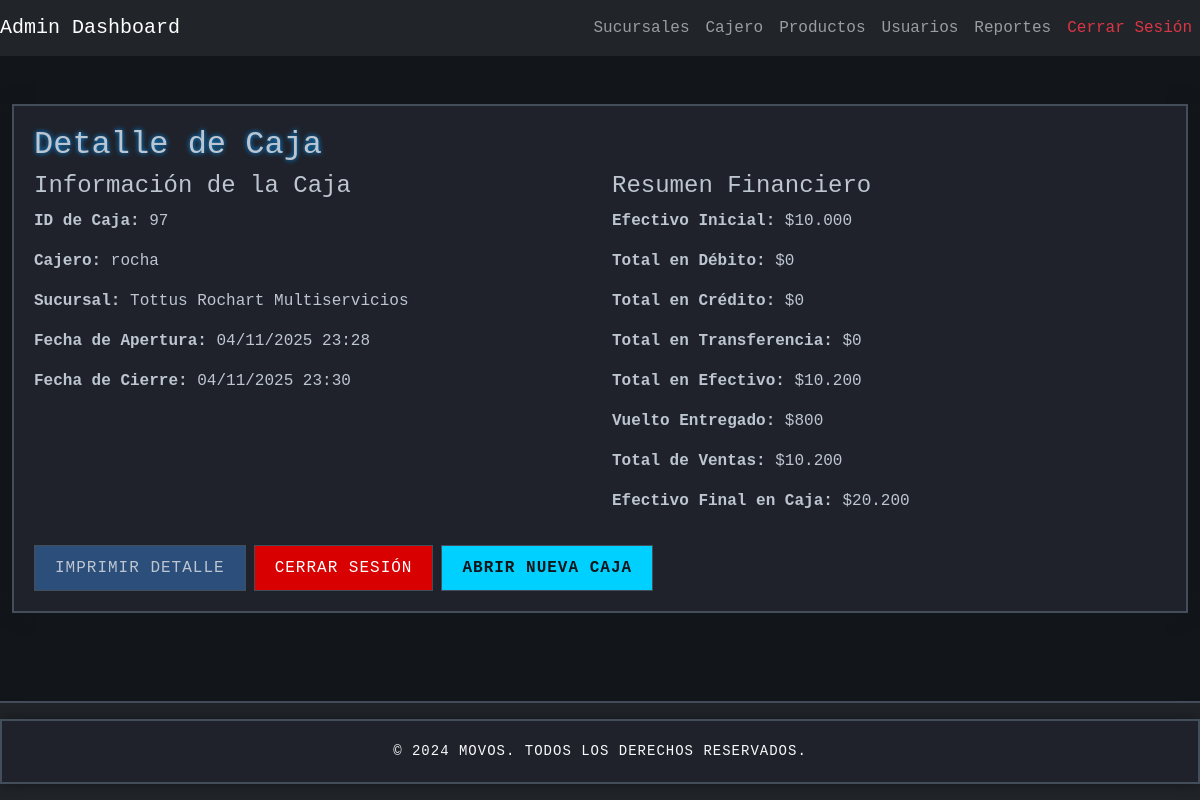
Screenshot of /cashier/detalle-caja/97/ (signed in) with the database file from the repository.
### cashier/models.py (models this page shows, shortened)
class AperturaCierreCaja(models.Model):
    vendedor = models.ForeignKey(
        settings.AUTH_USER_MODEL,
        on_delete=models.CASCADE,
        verbose_name='Vendedor'
    )
    sucursal = models.ForeignKey(Sucursal, on_delete=models.CASCADE)
    efectivo_inicial = models.DecimalField(max_digits=10, decimal_places=2, default=0)
    estado = models.CharField(max_length=20, default='abierta')  # valores: 'abierta' o 'cerrada'
    apertura = models.DateTimeField(auto_now_add=True)
    cierre = models.DateTimeField(null=True, blank=True)
    ventas_totales = models.DecimalField(max_digits=10, decimal_places=2, default=0)
    total_ventas_efectivo = models.DecimalField(max_digits=10, decimal_places=2, default=0)
    total_ventas_credito = models.DecimalField(max_digits=10, decimal_places=2, default=0)
    total_ventas_debito = models.DecimalField(max_digits=10, decimal_places=2, default=0)
    vuelto_entregado = models.DecimalField(max_digits=10, decimal_places=2, default=0)
    efectivo_final = models.DecimalField(max_digits=10, decimal_places=2, default=0)
    class Meta:
        constraints = [
            models.UniqueConstraint(
                fields=['sucursal'],
                condition=Q(estado='abierta'),
                name='unique_open_caja_per_sucursal'
            )
        ]

### auth_app/models.py (models this page shows, shortened)
class User(AbstractUser):
    is_admin = models.BooleanField(default=False)
    is_employee = models.BooleanField(default=True)
    sucursales_autorizadas = models.ManyToManyField(
        Sucursal,
        blank=True,
        related_name='usuarios_autorizados',
        help_text="Sucursales en las que el usuario puede abrir cajas (solo para usuarios no administradores)."
    )

### sucursales/models.py (models this page shows, shortened)
class Sucursal(models.Model):
    nombre = models.CharField(max_length=255)
    direccion = models.CharField(max_length=500, blank=True, null=True)
    telefono = models.CharField(max_length=50, blank=True, null=True)
    low_stock_threshold = models.PositiveIntegerField(default=0, help_text="0 usa el umbral global")

### cashier/views.py (the view)
# urls.py: path('detalle-caja/<int:caja_id>/', views.detalle_caja, name='detalle_caja'),
@login_required
def detalle_caja(request, caja_id):
    caja = get_object_or_404(AperturaCierreCaja, id=caja_id)
    if caja.estado == 'abierta' and request.user.is_superuser:
        return redirect(f"{reverse('cashier_dashboard')}?caja_id={caja.id}")
    fecha_fin = caja.cierre if caja.cierre else timezone.now()
    ventas_qs = Venta.objects.filter(
        empleado=caja.vendedor,
        fecha__gte=caja.apertura,
        fecha__lte=fecha_fin
    )
    ventas_total = ventas_qs.aggregate(total=Sum('total'))['total'] or Decimal('0.00')
    ventas_efectivo = ventas_qs.filter(forma_pago='efectivo').aggregate(total=Sum('total'))['total'] or Decimal('0.00')
    ventas_debito = ventas_qs.filter(forma_pago='debito').aggregate(total=Sum('total'))['total'] or Decimal('0.00')
    ventas_credito = ventas_qs.filter(forma_pago='credito').aggregate(total=Sum('total'))['total'] or Decimal('0.00')
    ventas_transferencia = ventas_qs.filter(forma_pago='transferencia').aggregate(total=Sum('total'))['total'] or Decimal('0.00')
    vuelto_total = ventas_qs.aggregate(total=Sum('vuelto_entregado'))['total'] or Decimal('0.00')
    efectivo_final_calc = (caja.efectivo_inicial or Decimal('0.00')) + ventas_efectivo
    contexto = {
        'caja': caja,
        'formatted_efectivo_inicial': "$" + format_clp(caja.efectivo_inicial or Decimal('0.00')),
        'formatted_total_debito': "$" + format_clp(ventas_debito),
        'formatted_total_credito': "$" + format_clp(ventas_credito),
    'formatted_total_transferencia': "$" + format_clp(ventas_transferencia),
        'formatted_total_efectivo': "$" + format_clp(ventas_efectivo),
        'formatted_vuelto_entregado': "$" + format_clp(vuelto_total),
        'formatted_efectivo_final': "$" + format_clp(efectivo_final_calc),
        'formatted_total_ventas': "$" + format_clp(ventas_total)
    }
    return render(request, 'cashier/detalle_caja.html', contexto)

### cashier/views.py (called while the page is built)
def format_clp(value):
    try:
        pesos_val = float(value)
        if pesos_val == 0:
            return "0"
        if pesos_val.is_integer():
            formatted = "{:,.0f}".format(pesos_val)
        else:
            formatted = "{:,.2f}".format(pesos_val)
        formatted = formatted.replace(",", "temp").replace(".", ",").replace("temp", ".")
        return formatted
    except Exception:
        return value

### cashier/templates/cashier/detalle_caja.html (shortened to what this page needs)
{% extends 'base.html' %}
{% load static %}
{% load humanize %}
{% block content %}
<div class="container mt-4">
        <h2>Detalle de Caja</h2>
        <div class="row">
                <div class="col-md-6">
                        <h4>Información de la Caja</h4>
                        <p><strong>ID de Caja:</strong> {{ caja.id }}</p>
                        <p><strong>Cajero:</strong> {{ caja.vendedor.username }}</p>
                        <p><strong>Sucursal:</strong> {{ caja.sucursal.nombre }}</p>
                        <p><strong>Fecha de Apertura:</strong> {{ caja.apertura|date:"d/m/Y H:i" }}</p>
                        <p>
                                <strong>Fecha de Cierre:</strong>
                                {% if caja.cierre %}
                                        {{ caja.cierre|date:"d/m/Y H:i" }}
                                {% else %}
                                        <em>Aún no se ha cerrado</em>
                                {% endif %}
                        </p>
                </div>
                <div class="col-md-6">
                        <h4>Resumen Financiero</h4>
                        <p><strong>Efectivo Inicial:</strong> {{ formatted_efectivo_inicial }}</p>
                        <p><strong>Total en Débito:</strong> {{ formatted_total_debito }}</p>
                        <p><strong>Total en Crédito:</strong> {{ formatted_total_credito }}</p>
                            <p><strong>Total en Transferencia:</strong> {{ formatted_total_transferencia }}</p>
                        <p><strong>Total en Efectivo:</strong> {{ formatted_total_efectivo }}</p>
                        <p><strong>Vuelto Entregado:</strong> {{ formatted_vuelto_entregado }}</p>
                        <p><strong>Total de Ventas:</strong> {{ formatted_total_ventas }}</p>
                        <p><strong>Efectivo Final en Caja:</strong> {{ formatted_efectivo_final }}</p>
                </div>
        </div>
        <div class="mt-3 d-flex gap-2 no-print">
                 <a href="{% url 'print_caja' caja.id %}" target="_blank" class="btn btn-secondary">Imprimir Detalle</a>
                 <button type="button" class="btn btn-danger" onclick="cerrarSesion()">Cerrar Sesión</button>
                 <a href="{% url 'abrir_caja' %}" class="btn btn-primary">Abrir Nueva Caja</a>
        </div>
</div>
{% endblock %}

### static/css/styles.css (style rules this page uses)
* { margin: 0; padding: 0; box-sizing: border-box; }
:root { --starcraft-bg-dark: #12161A; --starcraft-bg-medium: #1F222B; --starcraft-bg-light: #2A3038; --starcraft-border: #444E5A; --starcraft-text: #BCC5D0; --starcraft-accent: #00D0FF; --starcraft-button: #2B4E7A; --starcraft-button-hover: #4F709E; --starcraft-glow: #0099FF; --starcraft-success: #35B400; --starcraft-danger: #D80000; }
body { font-family: 'Consolas', 'Courier New', monospace; background-color: var(--starcraft-bg-dark); color: var(--starcraft-text); display: flex; flex-direction: column; min-height: 100vh; }
.container { flex: 1; max-width: 1400px; padding: 20px; background-color: var(--starcraft-bg-medium); border: 2px solid var(--starcraft-border); border-radius: 0; box-shadow: 0 0 15px var(--starcraft-bg-dark); }
h2, h3 { text-shadow: 0 0 5px var(--starcraft-glow); }
button, .btn { background-color: var(--starcraft-button); color: var(--starcraft-text); border: 1px solid var(--starcraft-border); padding: 10px 20px; font-size: 16px; border-radius: 0; cursor: pointer; transition: all 0.3s ease; text-transform: uppercase; letter-spacing: 1px; }
.btn-primary { background-color: var(--starcraft-accent); color: var(--starcraft-bg-dark); font-weight: bold; }
.btn-danger { background-color: var(--starcraft-danger); color: white; }

### rows the page displays
AperturaCierreCaja: id "97", vendedor.username "rocha", sucursal.nombre "Tottus Rochart Multiservicios", apertura "04/11/2025 23:28", cierre "04/11/2025 23:30"
